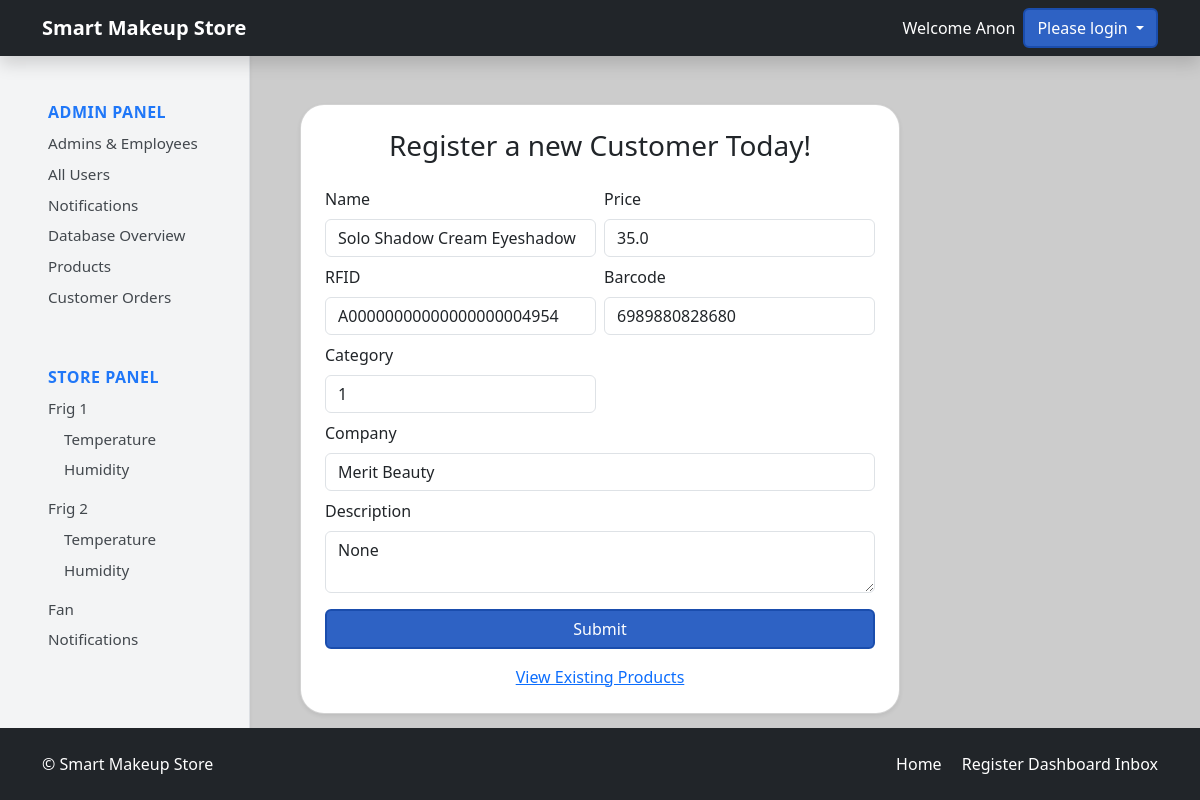
/admin-dashboard/products/1/update, run on an earlier commit of the app's database.
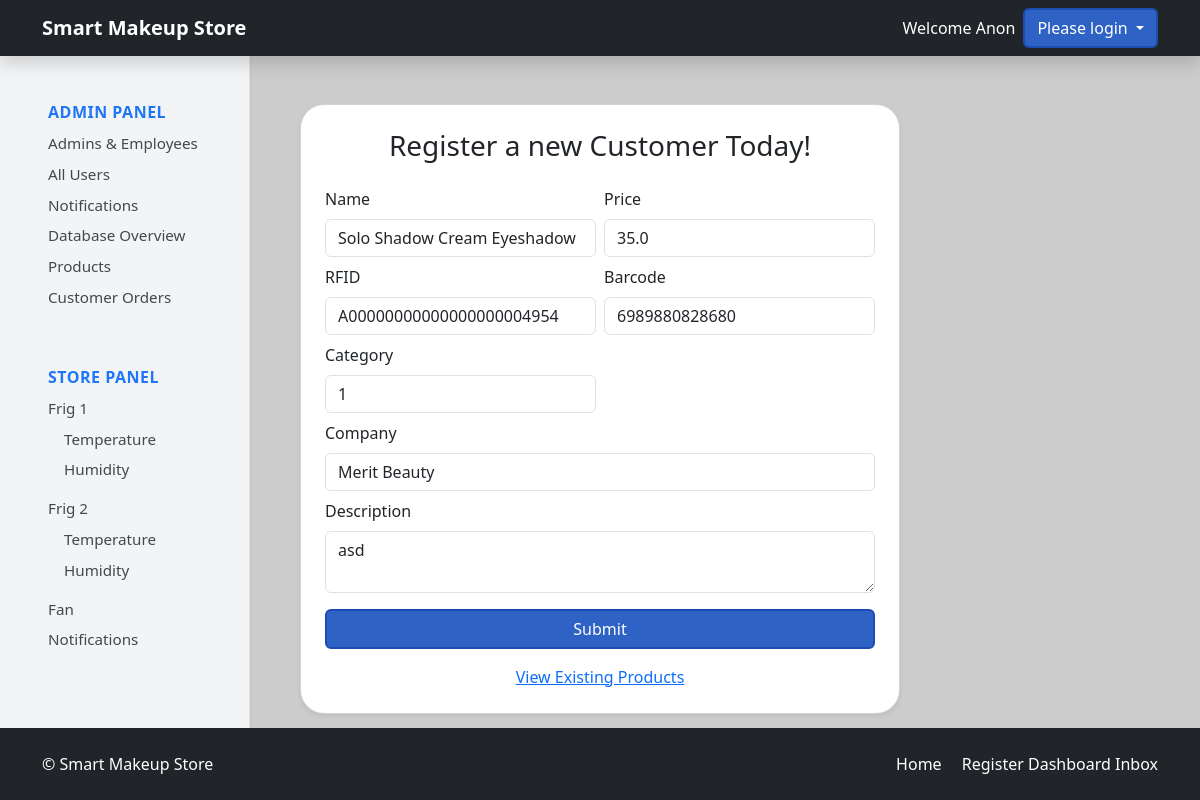
And on a later commit of the database.
### tables this page shows
CREATE TABLE products (
            product_id INTEGER PRIMARY KEY AUTOINCREMENT,
            category_id INTEGER DEFAULT NULL,
            product_name TEXT NOT NULL,
            product_description TEXT DEFAULT NULL,
            product_price REAL NOT NULL,
            product_company TEXT,
            product_stock_quantity INTEGER DEFAULT 0,
            product_created_at DATETIME DEFAULT CURRENT_TIMESTAMP,
            product_updated_at DATETIME,
            FOREIGN KEY(category_id) REFERENCES categories(category_id)
        );

### routes/store.py (the view, shortened to what this page needs)
@app.route('/admin-dashboard/products/<int:product_id>/update',methods = ['GET','POST'])
def productUpdate(product_id):
    storeDb = db.getDB()
    product = storeDb.execute(
        '''SELECT * FROM products p
            LEFT JOIN product_rfid pr on pr.product_id = p.product_id
            LEFT JOIN product_barcode pb on   pb.product_id= p.product_id
            WHERE p.product_id = ?''',
    (product_id,)).fetchone()
    return render_template('productUpdate.html', product=product)

### models/database.py (called while the page is built)
def getDB():
    conn = sqlite3.connect('store.db', check_same_thread=False)
    conn.row_factory = sqlite3.Row
    return conn

### templates/productUpdate.html (shortened to what this page needs)
{% extends "base.html" %}
{% block content %}
        {% include "adminSidebar.html" with context %}
<div class="container d-flex flex-column align-items-center p-4">
  <div class="card shadow-sm mb-4 rounded" style="min-width: 450px; max-width: 600px; width: 100%;">
    <div class="card-body p-4">
      <h3 class="card-title text-center mb-4">Register a new Customer Today!</h3>
      <form method="POST"  class="mb-3">
        <div class="row g-2">
          <div class="col-md-6">
            <label class="form-label">Name</label>
            <input type="text" class="form-control rounded" name="product_name" value="{{ product.product_name }}" required>
          </div>
          <div class="col-md-6">
            <label class="form-label">Price</label>
            <input type="number" pattern="^\d*(\.\d{0,2})?$" class="form-control rounded" value="{{ product.product_price }}" name="product_price" required>
          </div>
                    <div class="col-md-6">
            <label class="form-label">RFID</label>
            <input type="text" class="form-control rounded" name="product_rfid" value="{{ product.rfid_tag }}" required>
          </div>
                    <div class="col-md-6">
            <label class="form-label">Barcode</label>
            <input type="text"  class="form-control rounded" value="{{ product.barcode_num }}" name="product_barcode" required>
          </div>
            <div class="col-md-6">
            <label class="form-label">Category</label>
            <select type="text" class="form-control rounded" name="product_category" required>
            <option value="1">1</option>
            </select>
          </div>
          <div class="col-12">
            <label class="form-label">Company</label>
            <input type="text" class="form-control rounded" value="{{ product.product_company }}" name="product_company" required>
          </div>
          <div class="col-12">
            <label class="form-label">Description</label>
            <textarea  class="form-control rounded"  name="product_description" required>{{ product.product_description }}</textarea>
          </div>
          <div class="col-12 mt-3">
            <button type="submit" class="btn btn-primary w-100 rounded">Submit</button>
          </div>
        </div>
      </form>
      <div class="text-center mt-2">
        <a href="{{ url_for('store.productsList') }}">View Existing Products</a>
      </div>
    </div>
  </div>
</div>
{% endblock %}

What changed in the data, as far as the page shows it:
changed products "Solo Shadow Cream Eyeshadow": product_description (not shown) → "asd"
Also different on the page:
form field product_description: "None" → (not shown)
